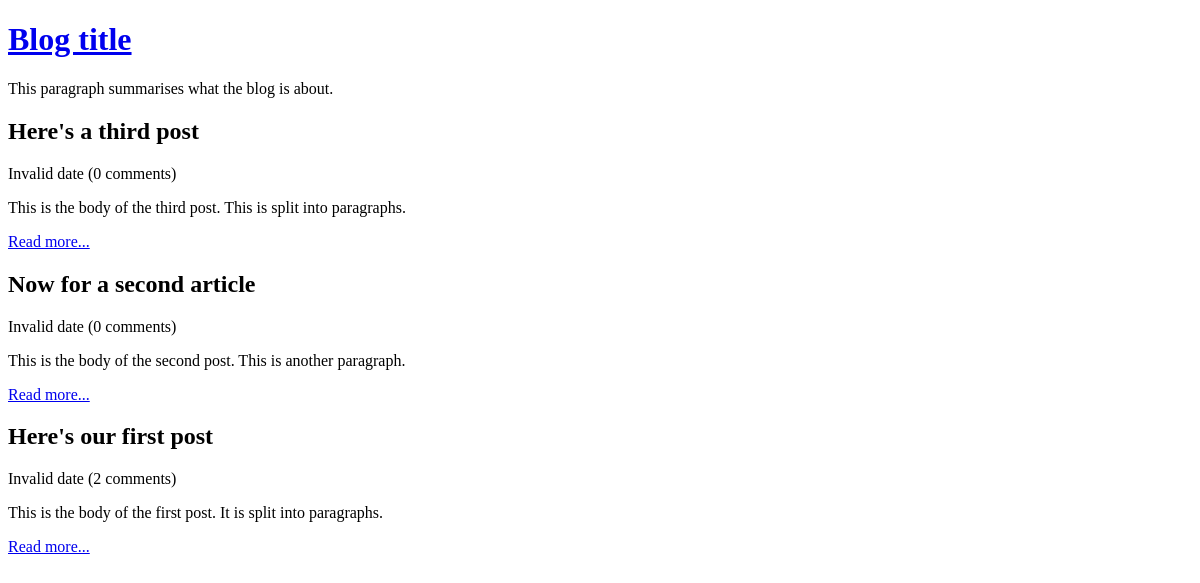
Before: / with the older database file.
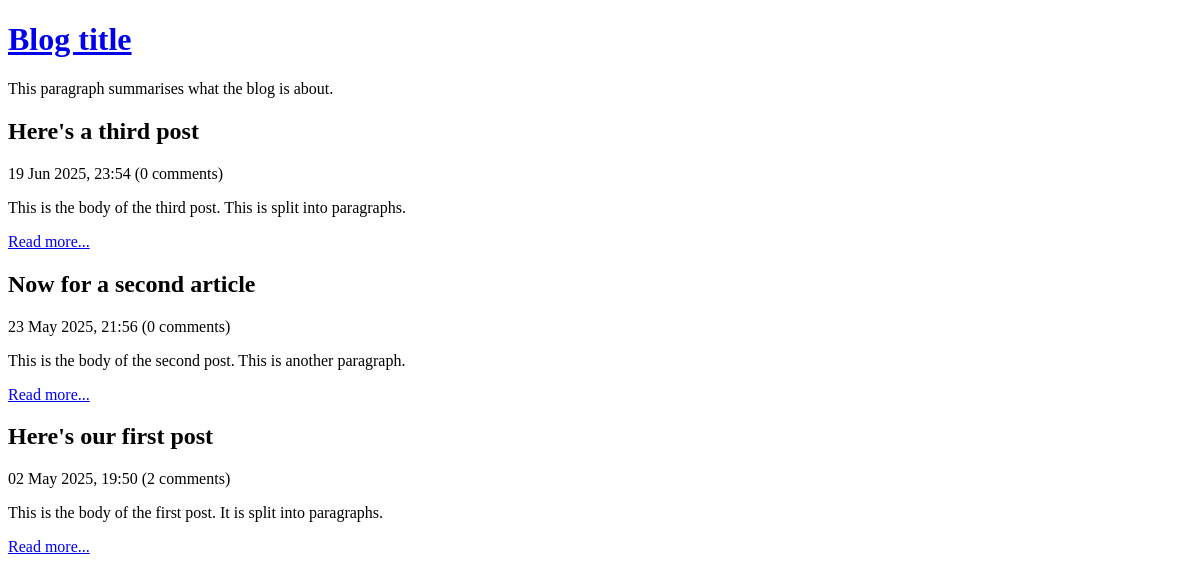
After: the same page with the newer database file.
### tables this page shows
CREATE TABLE post (
    id INTEGER PRIMARY KEY AUTOINCREMENT NOT NULL,
    title VARCHAR NOT NULL,
    body VARCHAR NOT NULL,
    user_id INTEGER NOT NULL,
    created_at TEXT NOT NULL,
    updated_at VARCHAR
);

### lib/common.php (called while the page is built, shortened)
<?php
function getRootPath()
{
    return realpath(__DIR__ . '/..');
}
function getDatabasePath()
{
    return getRootPath() . '/data/data.sqlite';
}
function getDsn()
{
    return 'sqlite:' . getDatabasePath();
}
function getPDO()
{
    return new PDO(getDsn());
}
function htmlEscape($html)
{
    return htmlspecialchars($html, ENT_HTML5, 'UTF-8');
}
function convertSqlDate($sqlDate)
{
    $date = DateTime::createFromFormat('Y-m-d H:i:s', $sqlDate);
    if (!$date) {
        return 'Invalid date';
    }
    return $date->format('d M Y, H:i');
}
function countCommentsForPost($postId)
{
    $pdo = getPDO();
    $sql = "
        SELECT
            COUNT(*) c
        FROM
            comment
        WHERE
            post_id = :post_id
    ";
    $stmt = $pdo->prepare($sql);
    $stmt->execute(
        array('post_id' => $postId, )
    );
    return (int) $stmt->fetchColumn();
}

### index.php (the view, shortened to what this page needs)
<?php
require_once 'lib/common.php';
$pdo = getPDO();
$stmt = $pdo->query(
    'SELECT
        id, title, created_at, body
    FROM
        post
    ORDER BY
        created_at DESC'
);
?>
<!DOCTYPE html>
<html>
    <head>
    </head>
    <body>
        <?php require 'templates/title.php' ?>
        <?php while ($row = $stmt->fetch(PDO::FETCH_ASSOC)): ?>
            <h2>
                <?php echo htmlEscape($row['title']) ?>
            </h2>
            <div>
                <?php echo convertSqlDate($row['created_at']) ?>
                (<?php echo countCommentsForPost($row['id']) ?> comments)
            </div>
            <p>
                <?php echo htmlEscape($row['body']) ?>
            </p>
            <p>
                <a
                    href="view-post.php?post_id=<?php echo $row['id'] ?>"
                >Read more...</a>
            </p>
        <?php endwhile ?>
    </body>
</html>

### templates/title.php
<a href="index.php">
    <h1>Blog title</h1>
</a>
<p>This paragraph summarises what the blog is about.</p>

Changed rows visible on the page:
changed post "Here's a third post": created_at "Invalid date" → "19 Jun 2025, 23:54"
changed post "Now for a second article": created_at "Invalid date" → "23 May 2025, 21:56"
changed post "Here's our first post": created_at "Invalid date" → "02 May 2025, 19:50"
